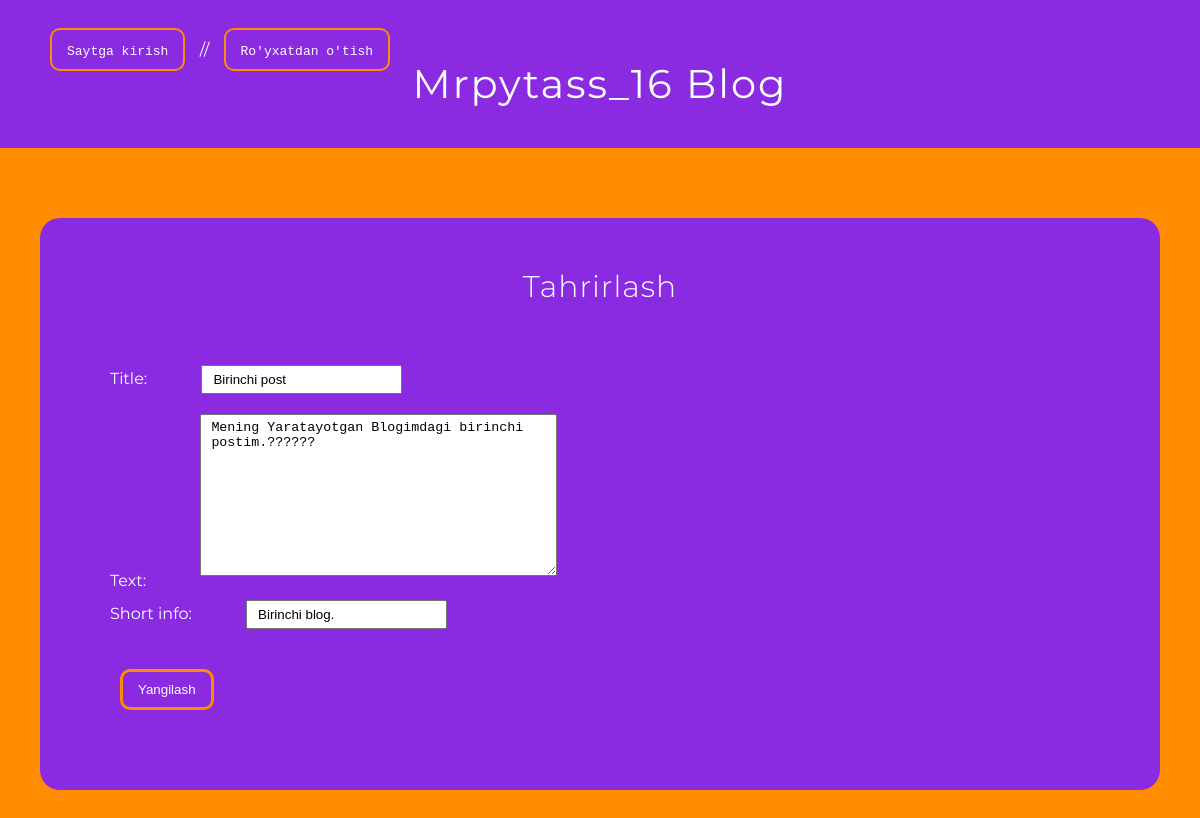
The app's page /post/edit/1/ with its own data.
### BlogApp/models.py (models this page shows, shortened)
class Post(models.Model):
    title = models.CharField(max_length=150)
    author = models.ForeignKey(
        'auth.User',
        on_delete=models.CASCADE
    )
    text = models.TextField()
    short_info = models.CharField(max_length=100)

### BlogApp/views.py (the view)
# urls.py: path('post/edit/<int:pk>/', Update_Post_View.as_view(), name='update_post'),
class Update_Post_View(UpdateView):
    model = Post
    template_name = 'update_post.html'
    fields = ['title', 'text', 'short_info']

### template/update_post.html
{% extends 'base.html' %}
{% block content %}
    <div class="tahrirlash">
        <h2>Tahrirlash</h2>
        <form action="" method="post">{% csrf_token %}
            {{ form.as_p }}
            <button type="submit" class="update_info">Yangilash</button>
        </form>
    </div>
{% endblock content %}

### static/css/base.css (style rules this page uses)
* { margin: 0; padding: 0; box-sizing: border-box; }
body { font-family: 'Montserrat', sans-serif; background-color:darkorange; }
.tahrirlash { background-color: blueviolet; border-radius: 20px; padding: 50px 30px; color: white; }
.tahrirlash h2 { text-align: center; font-weight: 300; letter-spacing: 1px; margin-bottom: 50px; font-size: 30px; }
.tahrirlash form label { margin: 10px 40px; }
.tahrirlash form select, .tahrirlash form textarea, .tahrirlash form input { margin: 10px; outline: none; padding: 5px 10px; }
.tahrirlash button { padding: 10px 15px; margin: 30px 50px; background-color:blueviolet; color: white; border: darkorange solid; border-radius: 10px; }

### records on screen
Post: title "Birinchi post", text "Mening Yaratayotgan Blogimdagi birinchi postim.??????", short_info "Birinchi blog."
